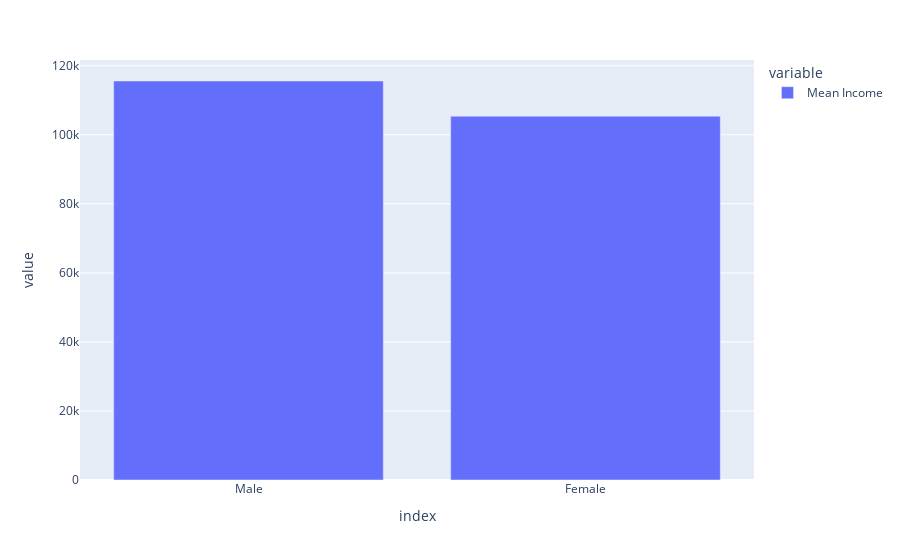

Notebook code cell kept with this figure:
### Code cell
pd.options.plotting.backend = "plotly"

# mean of convertedcompyearly
mean_man = df[df['gender']=='Man'].convertedcompyearly.mean()
mean_woman = df[df['gender']=='Woman'].convertedcompyearly.mean()
mwmean = pd.DataFrame(
    {
    'Mean Income': [mean_man, mean_woman]
    }, index=['Male', 'Female']
)
# mwmean.plot(kind='bar')
mwmean.plot.bar()

### Figure 1 — Plotly figure (JSON) as saved in the notebook; plotly's stock layout.template omitted (floating-point values rounded to 4 significant figures)
{"data": [{"alignmentgroup": "True", "hovertemplate": "variable=Mean Income<br>index=%{x}<br>value=%{y}<extra></extra>", "legendgroup": "Mean Income", "marker": {"color": "#636efa", "pattern": {"shape": ""}}, "name": "Mean Income", "offsetgroup": "Mean Income", "orientation": "v", "showlegend": true, "textposition": "auto", "type": "bar", "x": ["Male", "Female"], "xaxis": "x", "y": [115600.0, 105400.0], "yaxis": "y"}], "layout": {"autosize": true, "barmode": "relative", "legend": {"title": {"text": "variable"}, "tracegroupgap": 0}, "margin": {"t": 60}, "xaxis": {"anchor": "y", "autorange": true, "domain": [0, 1], "range": [-0.5, 1.5], "title": {"text": "index"}, "type": "category"}, "yaxis": {"anchor": "x", "autorange": true, "domain": [0, 1], "range": [0, 121700.0], "title": {"text": "value"}, "type": "linear"}}}
